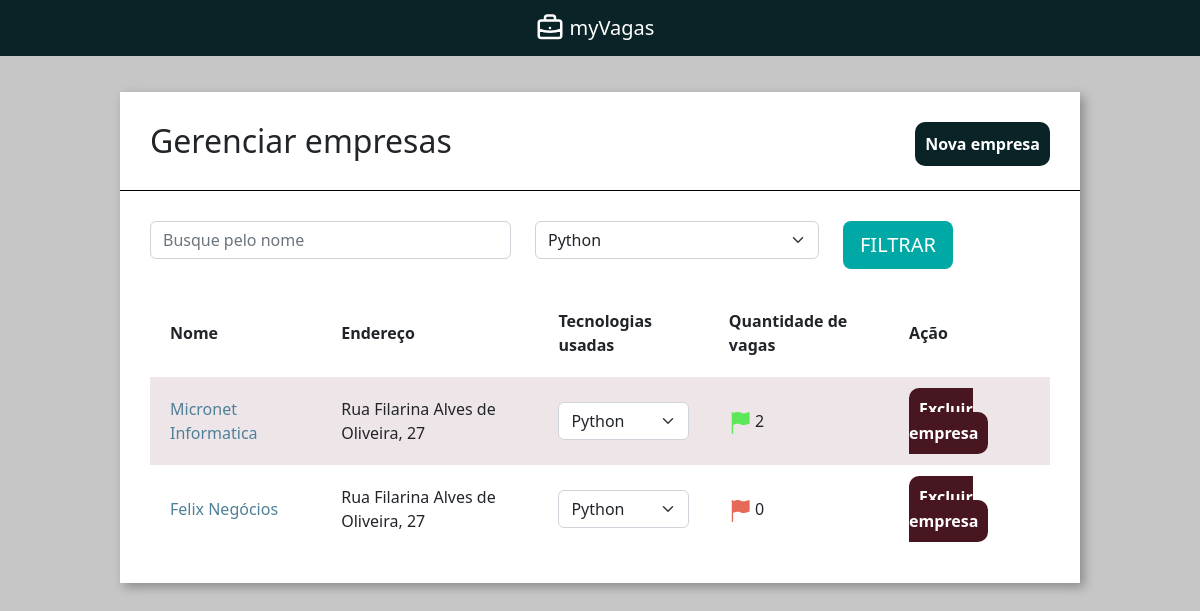
The page /home/empresas/ on the database as committed earlier.
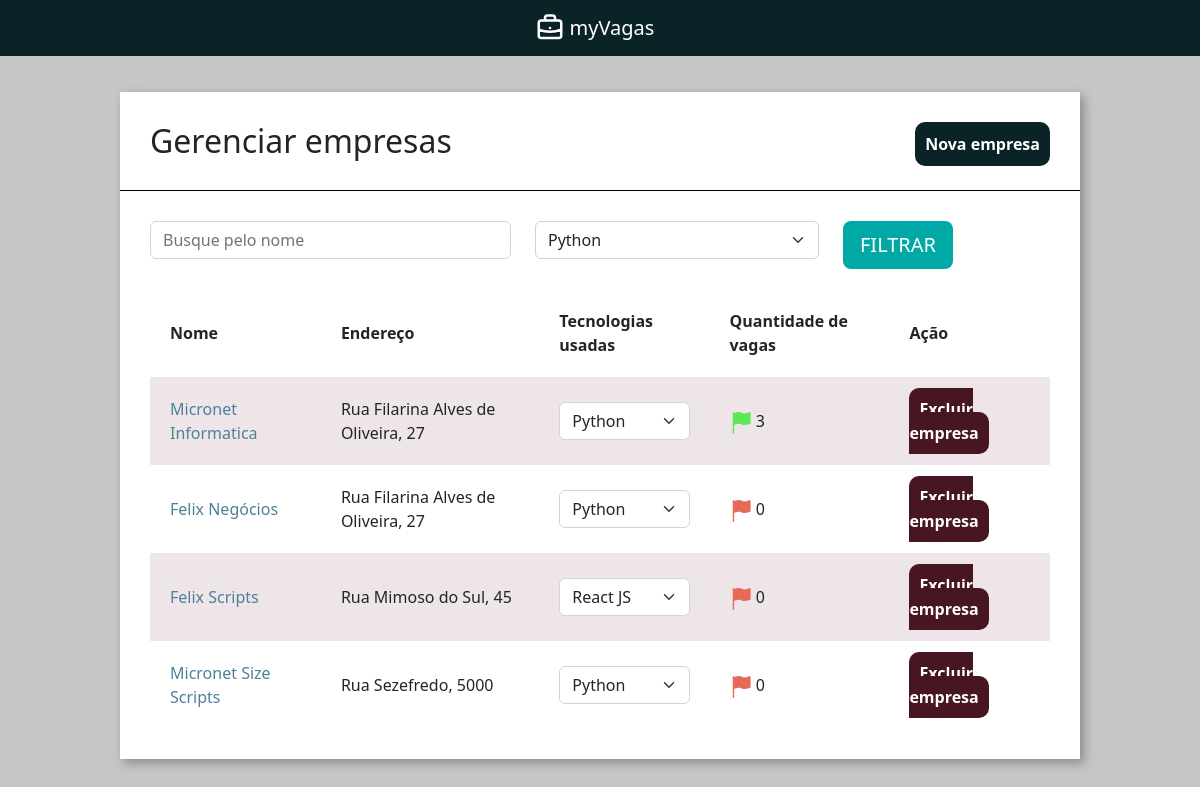
The same page on the database as committed later.
### empresa/models.py (models this page shows, shortened)
class Empresa(models.Model):
  choices_nicho_mercado = (
    ('M', 'Marketing'),
    ('N', 'Nutrição'),
    ('D', 'Design'),
    ('T', 'Tecnologia'),
    ('CC', 'Construção Cívil')
  )
  logo = models.ImageField(upload_to="logo_empresa", null=True)
  nome = models.CharField(max_length=30)
  email = models.EmailField()
  cidade = models.CharField(max_length=30)
  tecnologias = models.ManyToManyField(Tecnologias)
  endereco = models.CharField(max_length=30)
  caracteristica_empresa = models.TextField()
  nicho_mercado = models.CharField(max_length=3, choices=choices_nicho_mercado)
  def qtd_vagas(self):
    return Vagas.objects.filter(empresa_id=self.id).count()

### empresa/views.py (the view)
# urls.py: path('empresas/', views.empresas, name="empresas"),
def empresas(request):
  tecnologias_filtro = request.GET.get('tecnologias')
  nome_filtro = request.GET.get('nome')
  empresas = Empresa.objects.all()
  if tecnologias_filtro:
    empresas = empresas.filter(tecnologias=tecnologias_filtro)
  if nome_filtro:
    empresas = empresas.filter(nome__icontains=nome_filtro)
  tecnologias = Tecnologias.objects.all()
  return render(request, 'empresas.html', {'empresas':empresas, 'tecnologias':tecnologias})

### empresa/models.py (called while the page is built)
  def __str__(self):
    return self.tecnologia

### empresa/templatetags/filter.py (called while the page is built)
@register.filter(name="is_par")
def is_par(valor):
  return True if valor % 2 == 0 else False

### empresa/templates/empresas.html (shortened to what this page needs)
{% extends 'base.html' %}
{% load static %}
{% load filter %}
{% block 'head' %}
  <link rel="stylesheet" href="{% static 'empresa/css/empresas.css' %}">
{% endblock%}
{% block 'body' %}
    <div class="wrapper">
        <div class="box">
            <div class="header-box">
                <h2 class="titulo">Gerenciar empresas</h2>
                <a href="{% url 'nova_empresa' %}" class="btn-nova-empresa">Nova empresa</a>
            </div>
            <div class="borda-box"></div>
            <div class="body-box">
                <form action="{% url 'empresas' %}" method="GET">{% csrf_token %}
                <div class="row">
                        <div class="col-md-5">
                            <input type="text" placeholder="Busque pelo nome" class="form-control" name="nome">
                        </div>
                        <div class="col-md-4">
                            <select class="form-select" name="tecnologias">
                                {% for tech in tecnologias %}
                                    <option value="{{tech.id}}">{{tech}}</option>
                                {% endfor %}
                            </select>
                        </div>
                    <div class="col-md-3">
                        <input type="submit" value="FILTRAR" class="btn btn-lg btn-orange">
                    </div>
                </div>
                </form>
                <table class="tabela" cellpadding="20">
                    <tr>
                        <th>Nome</th>
                        <th>Endereço</th>
                        <th>Tecnologias usadas</th>
                        <th>Quantidade de vagas</th>
                        <th>Ação</th>
                    </tr>
                      {% for empresa in empresas %}
                        <tr {% if not forloop.counter|is_par %} class="tabela-linha" {% endif %} >
                            <td><a href="{% url 'empresa' empresa.id %}">{{empresa.nome}}</a></td>
                            <td>{{empresa.endereco}}</td>
                            <td>
                                <select class="form-select">
                                  {% for tech in empresa.tecnologias.all %}
                                    <option>{{tech}}</option>
                                  {% endfor %}
                                </select>
                            </td>
                            <td>
                                {% if empresa.qtd_vagas %}
                                    <img src="{% static 'empresa/img/flag_green.png' %}">
                                {% else %}
                                    <img src="{% static 'empresa/img/flag_red.png' %}">
                                {% endif%}
                                {{empresa.qtd_vagas}}
                            </td>
                            <td>
                                <a href="{% url 'excluir_empresa' empresa.id %}" class="btn-excluir">Excluir empresa</a>
                            </td>
                        </tr>
                      {% endfor %}
                </table>
            </div>
        </div>
    </div>
{% endblock%}

Rows that differ between the two databases and show on the page:
computed for Empresa "Micronet Informatica": qtd_vagas "2" → "3"
added Empresa: nome "Felix Scripts", endereco "Rua Mimoso do Sul, 45", qtd_vagas "0"
added Empresa: nome "Micronet Size Scripts", endereco "Rua Sezefredo, 5000", qtd_vagas "0"
